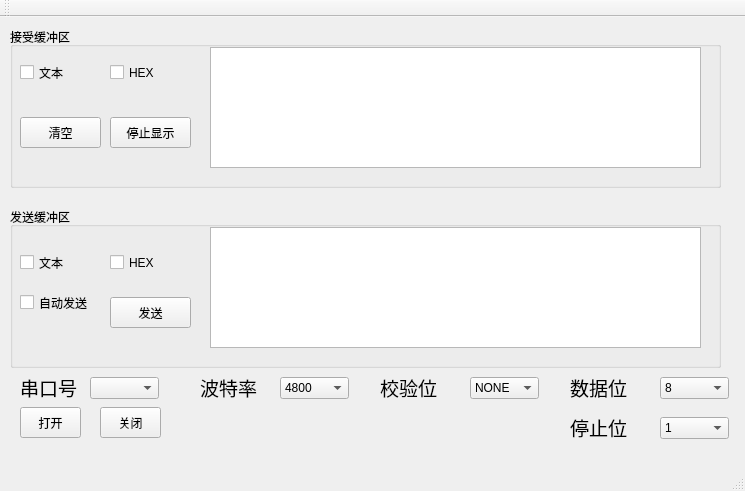
<?xml version="1.0" encoding="UTF-8"?>
<ui version="4.0">
 <class>MainWindow</class>
 <widget class="QMainWindow" name="MainWindow">
  <property name="geometry">
   <rect>
    <x>0</x>
    <y>0</y>
    <width>745</width>
    <height>491</height>
   </rect>
  </property>
  <property name="windowTitle">
   <string>MainWindow</string>
  </property>
  <widget class="QWidget" name="centralWidget">
   <widget class="QGroupBox" name="groupBox">
    <property name="geometry">
     <rect>
      <x>10</x>
      <y>10</y>
      <width>711</width>
      <height>161</height>
     </rect>
    </property>
    <property name="title">
     <string>接受缓冲区</string>
    </property>
    <widget class="QTextEdit" name="textEdit_2">
     <property name="geometry">
      <rect>
       <x>200</x>
       <y>20</y>
       <width>491</width>
       <height>121</height>
      </rect>
     </property>
    </widget>
    <widget class="QCheckBox" name="checkBox">
     <property name="geometry">
      <rect>
       <x>10</x>
       <y>30</y>
       <width>91</width>
       <height>31</height>
      </rect>
     </property>
     <property name="text">
      <string>文本</string>
     </property>
    </widget>
    <widget class="QCheckBox" name="checkBox_2">
     <property name="geometry">
      <rect>
       <x>100</x>
       <y>30</y>
       <width>91</width>
       <height>31</height>
      </rect>
     </property>
     <property name="text">
      <string>HEX</string>
     </property>
    </widget>
    <widget class="QPushButton" name="pushButton_3">
     <property name="geometry">
      <rect>
       <x>100</x>
       <y>90</y>
       <width>81</width>
       <height>31</height>
      </rect>
     </property>
     <property name="text">
      <string>停止显示</string>
     </property>
    </widget>
    <widget class="QPushButton" name="pushButton_5">
     <property name="geometry">
      <rect>
       <x>10</x>
       <y>90</y>
       <width>81</width>
       <height>31</height>
      </rect>
     </property>
     <property name="text">
      <string>清空</string>
     </property>
    </widget>
   </widget>
   <widget class="QGroupBox" name="groupBox_2">
    <property name="geometry">
     <rect>
      <x>10</x>
      <y>190</y>
      <width>711</width>
      <height>161</height>
     </rect>
    </property>
    <property name="title">
     <string>发送缓冲区</string>
    </property>
    <widget class="QTextEdit" name="textEdit">
     <property name="geometry">
      <rect>
       <x>200</x>
       <y>20</y>
       <width>491</width>
       <height>121</height>
      </rect>
     </property>
    </widget>
    <widget class="QCheckBox" name="checkBox_3">
     <property name="geometry">
      <rect>
       <x>10</x>
       <y>40</y>
       <width>91</width>
       <height>31</height>
      </rect>
     </property>
     <property name="text">
      <string>文本</string>
     </property>
    </widget>
    <widget class="QCheckBox" name="checkBox_4">
     <property name="geometry">
      <rect>
       <x>100</x>
       <y>40</y>
       <width>91</width>
       <height>31</height>
      </rect>
     </property>
     <property name="text">
      <string>HEX</string>
     </property>
    </widget>
    <widget class="QCheckBox" name="checkBox_6">
     <property name="geometry">
      <rect>
       <x>10</x>
       <y>80</y>
       <width>91</width>
       <height>31</height>
      </rect>
     </property>
     <property name="text">
      <string>自动发送</string>
     </property>
    </widget>
    <widget class="QPushButton" name="pushButton_4">
     <property name="geometry">
      <rect>
       <x>100</x>
       <y>90</y>
       <width>81</width>
       <height>31</height>
      </rect>
     </property>
     <property name="text">
      <string>发送</string>
     </property>
    </widget>
   </widget>
   <widget class="QLabel" name="label">
    <property name="geometry">
     <rect>
      <x>20</x>
      <y>360</y>
      <width>61</width>
      <height>21</height>
     </rect>
    </property>
    <property name="font">
     <font>
      <family>Arial</family>
      <pointsize>14</pointsize>
     </font>
    </property>
    <property name="text">
     <string>串口号：</string>
    </property>
   </widget>
   <widget class="QComboBox" name="comboBox">
    <property name="geometry">
     <rect>
      <x>90</x>
      <y>360</y>
      <width>69</width>
      <height>22</height>
     </rect>
    </property>
   </widget>
   <widget class="QLabel" name="label_2">
    <property name="geometry">
     <rect>
      <x>200</x>
      <y>360</y>
      <width>61</width>
      <height>21</height>
     </rect>
    </property>
    <property name="font">
     <font>
      <family>Arial</family>
      <pointsize>14</pointsize>
     </font>
    </property>
    <property name="text">
     <string>波特率：</string>
    </property>
   </widget>
   <widget class="QComboBox" name="comboBox_2">
    <property name="geometry">
     <rect>
      <x>280</x>
      <y>360</y>
      <width>69</width>
      <height>22</height>
     </rect>
    </property>
    <item>
     <property name="text">
      <string>4800</string>
     </property>
    </item>
    <item>
     <property name="text">
      <string>9600</string>
     </property>
    </item>
    <item>
     <property name="text">
      <string>19200</string>
     </property>
    </item>
    <item>
     <property name="text">
      <string>38400</string>
     </property>
    </item>
    <item>
     <property name="text">
      <string>43000</string>
     </property>
    </item>
    <item>
     <property name="text">
      <string>56000</string>
     </property>
    </item>
   </widget>
   <widget class="QLabel" name="label_3">
    <property name="geometry">
     <rect>
      <x>380</x>
      <y>360</y>
      <width>61</width>
      <height>21</height>
     </rect>
    </property>
    <property name="font">
     <font>
      <family>Arial</family>
      <pointsize>14</pointsize>
     </font>
    </property>
    <property name="text">
     <string>校验位：</string>
    </property>
   </widget>
   <widget class="QComboBox" name="comboBox_3">
    <property name="geometry">
     <rect>
      <x>470</x>
      <y>360</y>
      <width>69</width>
      <height>22</height>
     </rect>
    </property>
    <item>
     <property name="text">
      <string>NONE</string>
     </property>
    </item>
    <item>
     <property name="text">
      <string>ODD</string>
     </property>
    </item>
    <item>
     <property name="text">
      <string>EVE</string>
     </property>
    </item>
   </widget>
   <widget class="QComboBox" name="comboBox_4">
    <property name="geometry">
     <rect>
      <x>660</x>
      <y>360</y>
      <width>69</width>
      <height>22</height>
     </rect>
    </property>
    <item>
     <property name="text">
      <string>8</string>
     </property>
    </item>
    <item>
     <property name="text">
      <string>7</string>
     </property>
    </item>
    <item>
     <property name="text">
      <string>6</string>
     </property>
    </item>
   </widget>
   <widget class="QLabel" name="label_4">
    <property name="geometry">
     <rect>
      <x>570</x>
      <y>360</y>
      <width>61</width>
      <height>21</height>
     </rect>
    </property>
    <property name="font">
     <font>
      <family>Arial</family>
      <pointsize>14</pointsize>
     </font>
    </property>
    <property name="text">
     <string>数据位：</string>
    </property>
   </widget>
   <widget class="QPushButton" name="pushButton">
    <property name="geometry">
     <rect>
      <x>20</x>
      <y>390</y>
      <width>61</width>
      <height>31</height>
     </rect>
    </property>
    <property name="text">
     <string>打开</string>
    </property>
   </widget>
   <widget class="QPushButton" name="pushButton_2">
    <property name="geometry">
     <rect>
      <x>100</x>
      <y>390</y>
      <width>61</width>
      <height>31</height>
     </rect>
    </property>
    <property name="text">
     <string>关闭</string>
    </property>
   </widget>
   <widget class="QLabel" name="label_5">
    <property name="geometry">
     <rect>
      <x>570</x>
      <y>400</y>
      <width>61</width>
      <height>21</height>
     </rect>
    </property>
    <property name="font">
     <font>
      <family>Arial</family>
      <pointsize>14</pointsize>
     </font>
    </property>
    <property name="text">
     <string>停止位：</string>
    </property>
   </widget>
   <widget class="QComboBox" name="comboBox_5">
    <property name="geometry">
     <rect>
      <x>660</x>
      <y>400</y>
      <width>69</width>
      <height>22</height>
     </rect>
    </property>
    <item>
     <property name="text">
      <string>1</string>
     </property>
    </item>
    <item>
     <property name="text">
      <string>2</string>
     </property>
    </item>
   </widget>
  </widget>
  <widget class="QMenuBar" name="menuBar">
   <property name="geometry">
    <rect>
     <x>0</x>
     <y>0</y>
     <width>745</width>
     <height>23</height>
    </rect>
   </property>
  </widget>
  <widget class="QToolBar" name="mainToolBar">
   <attribute name="toolBarArea">
    <enum>TopToolBarArea</enum>
   </attribute>
   <attribute name="toolBarBreak">
    <bool>false</bool>
   </attribute>
  </widget>
  <widget class="QStatusBar" name="statusBar"/>
 </widget>
 <layoutdefault spacing="6" margin="11"/>
 <resources/>
 <connections/>
</ui>
